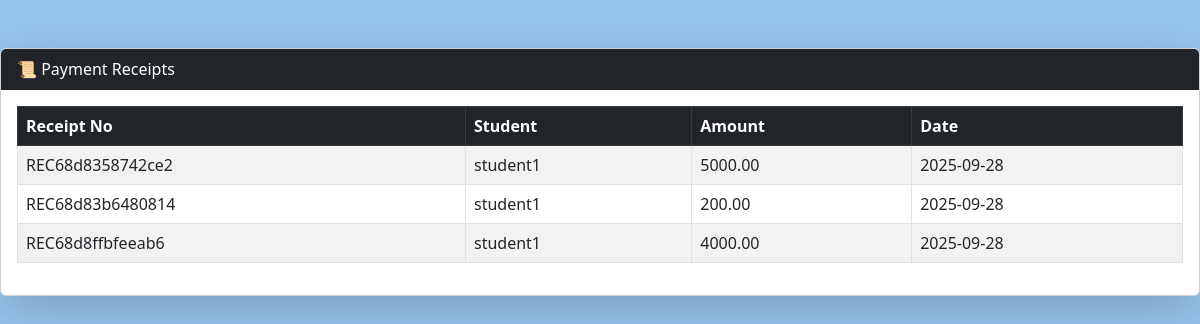
The app's page /fees/receipts.php, older data.
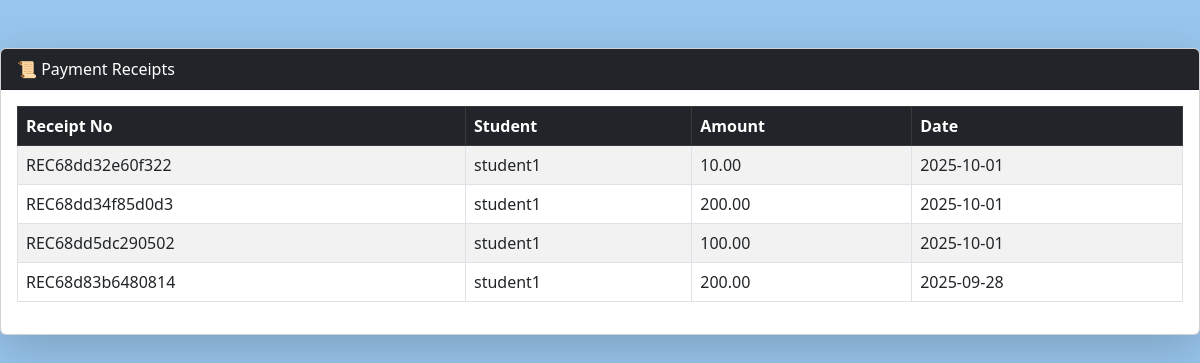
The same page, newer data.
### tables this page shows
CREATE TABLE `payments` (
  `payment_id` int(11) NOT NULL,
  `student_id` int(11) NOT NULL,
  `amount` decimal(10,2) NOT NULL,
  `payment_date` date DEFAULT curdate(),
  `receipt_no` varchar(50) DEFAULT NULL
);

CREATE TABLE `students` (
  `student_id` int(11) NOT NULL,
  `name` varchar(100) DEFAULT NULL,
  `grade` varchar(20) DEFAULT NULL,
  `class_id` varchar(20) DEFAULT NULL,
  `user_id` int(11) DEFAULT NULL
);

### fees/receipts.php (the view, shortened to what this page needs)
<?php
include("../config.php");
?>
<html>
<head>
        <link href="https://cdn.jsdelivr.net/npm/bootstrap@5.3.0/dist/css/bootstrap.min.css" rel="stylesheet">
</head>
<body>
        <div class="card mt-5 shadow-lg">
                <div class="card-header bg-dark text-white">📜 Payment Receipts</div>
                <div class="card-body">
                        <?php
                        $sql = "SELECT p.payment_id, s.name, p.amount, p.payment_date, p.receipt_no
              FROM payments p
              JOIN students s ON p.student_id = s.student_id
              ORDER BY p.payment_date DESC";
                        $result = $conn->query($sql);
                        ?>
                        <table class="table table-bordered table-striped">
                                <thead class="table-dark">
                                        <tr>
                                                <th>Receipt No</th>
                                                <th>Student</th>
                                                <th>Amount</th>
                                                <th>Date</th>
                                        </tr>
                                </thead>
                                <tbody>
                                        <?php while ($row = $result->fetch_assoc()) { ?>
                                                <tr>
                                                        <td><?= $row['receipt_no'] ?></td>
                                                        <td><?= $row['name'] ?></td>
                                                        <td><?= $row['amount'] ?></td>
                                                        <td><?= $row['payment_date'] ?></td>
                                                </tr>
                                        <?php } ?>
                                </tbody>
                        </table>
                </div>
        </div>
</body>
</html>

### fees/receipts.php (style rules this page uses)
body { background-color: #98c5ecff !important; }

Row changes from the older to the newer data that the page shows:
removed payments: receipt_no "REC68d8358742ce2", student.name "student1", amount "5000.00", payment_date "2025-09-28"
removed payments: receipt_no "REC68d8ffbfeeab6", student.name "student1", amount "4000.00", payment_date "2025-09-28"
added payments: receipt_no "REC68dd32e60f322", student.name "student1", amount "10.00", payment_date "2025-10-01"
added payments: receipt_no "REC68dd34f85d0d3", student.name "student1", amount "200.00", payment_date "2025-10-01"
added payments: receipt_no "REC68dd5dc290502", student.name "student1", amount "100.00", payment_date "2025-10-01"
